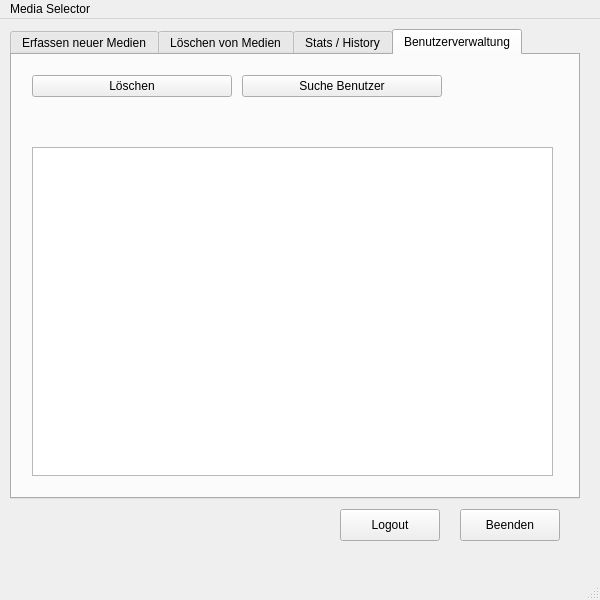
<?xml version="1.0" encoding="UTF-8"?>
<ui version="4.0">
 <class>MainWindow</class>
 <widget class="QMainWindow" name="MainWindow">
  <property name="geometry">
   <rect>
    <x>0</x>
    <y>0</y>
    <width>600</width>
    <height>600</height>
   </rect>
  </property>
  <property name="minimumSize">
   <size>
    <width>600</width>
    <height>600</height>
   </size>
  </property>
  <property name="maximumSize">
   <size>
    <width>1000</width>
    <height>1000</height>
   </size>
  </property>
  <property name="windowTitle">
   <string>MediaSelector</string>
  </property>
  <widget class="QWidget" name="centralwidget">
   <widget class="QPushButton" name="pushButtonQuit">
    <property name="geometry">
     <rect>
      <x>460</x>
      <y>490</y>
      <width>100</width>
      <height>32</height>
     </rect>
    </property>
    <property name="statusTip">
     <string>Schließen der App</string>
    </property>
    <property name="text">
     <string>Beenden</string>
    </property>
   </widget>
   <widget class="QTabWidget" name="tabWidgetStats">
    <property name="geometry">
     <rect>
      <x>10</x>
      <y>10</y>
      <width>570</width>
      <height>470</height>
     </rect>
    </property>
    <property name="statusTip">
     <string/>
    </property>
    <property name="whatsThis">
     <string/>
    </property>
    <property name="accessibleName">
     <string/>
    </property>
    <property name="currentIndex">
     <number>3</number>
    </property>
    <widget class="QWidget" name="tabAddMedia">
     <attribute name="title">
      <string>Erfassen neuer Medien</string>
     </attribute>
     <widget class="QTabWidget" name="tabAddMediaCollection">
      <property name="geometry">
       <rect>
        <x>29</x>
        <y>10</y>
        <width>510</width>
        <height>411</height>
       </rect>
      </property>
      <property name="statusTip">
       <string>Wähle den aktuellen Zustand der Zeitung</string>
      </property>
      <property name="tabPosition">
       <enum>QTabWidget::North</enum>
      </property>
      <property name="currentIndex">
       <number>0</number>
      </property>
      <widget class="QWidget" name="tabBooks">
       <attribute name="title">
        <string>Bücher</string>
       </attribute>
       <widget class="QWidget" name="formLayoutWidget">
        <property name="geometry">
         <rect>
          <x>20</x>
          <y>10</y>
          <width>471</width>
          <height>351</height>
         </rect>
        </property>
        <layout class="QFormLayout" name="formLayoutBooks">
         <property name="labelAlignment">
          <set>Qt::AlignLeading|Qt::AlignLeft|Qt::AlignVCenter</set>
         </property>
         <property name="horizontalSpacing">
          <number>10</number>
         </property>
         <property name="verticalSpacing">
          <number>50</number>
         </property>
         <property name="leftMargin">
          <number>10</number>
         </property>
         <property name="topMargin">
          <number>10</number>
         </property>
         <property name="rightMargin">
          <number>10</number>
         </property>
         <property name="bottomMargin">
          <number>10</number>
         </property>
         <item row="0" column="0">
          <widget class="QLineEdit" name="lineEditISBN">
           <property name="minimumSize">
            <size>
             <width>200</width>
             <height>0</height>
            </size>
           </property>
           <property name="toolTip">
            <string>ISBN des Buches</string>
           </property>
           <property name="statusTip">
            <string>Eindeutige Identifikation des Buchs durchs ISBN</string>
           </property>
           <property name="whatsThis">
            <string/>
           </property>
           <property name="text">
            <string/>
           </property>
           <property name="placeholderText">
            <string>978-3-7471-0604-4</string>
           </property>
           <property name="clearButtonEnabled">
            <bool>true</bool>
           </property>
          </widget>
         </item>
         <item row="0" column="1">
          <widget class="QLineEdit" name="lineEditBookTitle">
           <property name="minimumSize">
            <size>
             <width>200</width>
             <height>0</height>
            </size>
           </property>
           <property name="statusTip">
            <string>Titel des Buchs</string>
           </property>
           <property name="placeholderText">
            <string>Der pragmatische Programmierer</string>
           </property>
           <property name="clearButtonEnabled">
            <bool>true</bool>
           </property>
          </widget>
         </item>
         <item row="1" column="0">
          <widget class="QLineEdit" name="lineEditBookPublisher">
           <property name="minimumSize">
            <size>
             <width>200</width>
             <height>0</height>
            </size>
           </property>
           <property name="statusTip">
            <string>Verlag des Werks</string>
           </property>
           <property name="placeholderText">
            <string>z.B.: Hubert Burda Media</string>
           </property>
           <property name="clearButtonEnabled">
            <bool>true</bool>
           </property>
          </widget>
         </item>
         <item row="1" column="1">
          <widget class="QLineEdit" name="lineEditBookAuthor">
           <property name="minimumSize">
            <size>
             <width>200</width>
             <height>0</height>
            </size>
           </property>
           <property name="statusTip">
            <string>Autor des Werks</string>
           </property>
           <property name="placeholderText">
            <string>Robert Cecil Martin</string>
           </property>
           <property name="clearButtonEnabled">
            <bool>true</bool>
           </property>
          </widget>
         </item>
         <item row="2" column="0">
          <widget class="QDateEdit" name="dateEditBookReleaseDate">
           <property name="minimumSize">
            <size>
             <width>200</width>
             <height>0</height>
            </size>
           </property>
           <property name="statusTip">
            <string>Erscheinungsdatum des Buches</string>
           </property>
           <property name="currentSection">
            <enum>QDateTimeEdit::DaySection</enum>
           </property>
           <property name="displayFormat">
            <string>dd.MM.yyyy</string>
           </property>
           <property name="date">
            <date>
             <year>2001</year>
             <month>9</month>
             <day>11</day>
            </date>
           </property>
          </widget>
         </item>
         <item row="2" column="1">
          <widget class="QLineEdit" name="lineEditBookGenre">
           <property name="minimumSize">
            <size>
             <width>200</width>
             <height>0</height>
            </size>
           </property>
           <property name="statusTip">
            <string>Genre des Werks</string>
           </property>
           <property name="placeholderText">
            <string>Informatik</string>
           </property>
           <property name="clearButtonEnabled">
            <bool>true</bool>
           </property>
          </widget>
         </item>
         <item row="3" column="0">
          <widget class="QComboBox" name="comboBoxBooksCondition">
           <property name="minimumSize">
            <size>
             <width>200</width>
             <height>0</height>
            </size>
           </property>
           <property name="mouseTracking">
            <bool>false</bool>
           </property>
           <property name="focusPolicy">
            <enum>Qt::TabFocus</enum>
           </property>
           <property name="statusTip">
            <string>Wähle den aktuellen Zustand des Buches </string>
           </property>
           <item>
            <property name="text">
             <string>neuwertig</string>
            </property>
           </item>
           <item>
            <property name="text">
             <string>leichte Gebrauchsspuren</string>
            </property>
           </item>
           <item>
            <property name="text">
             <string>normale Gebrauchsspuren</string>
            </property>
           </item>
           <item>
            <property name="text">
             <string>starke Gebrauchsspuren</string>
            </property>
           </item>
           <item>
            <property name="text">
             <string>abgenutzt</string>
            </property>
           </item>
          </widget>
         </item>
         <item row="3" column="1">
          <widget class="QLineEdit" name="lineEditBookLanguage">
           <property name="minimumSize">
            <size>
             <width>200</width>
             <height>0</height>
            </size>
           </property>
           <property name="statusTip">
            <string>Sprache des Werks</string>
           </property>
           <property name="placeholderText">
            <string>Koreanisch</string>
           </property>
           <property name="clearButtonEnabled">
            <bool>true</bool>
           </property>
          </widget>
         </item>
         <item row="4" column="0">
          <widget class="QPushButton" name="pushButtonBookSave">
           <property name="minimumSize">
            <size>
             <width>200</width>
             <height>0</height>
            </size>
           </property>
           <property name="statusTip">
            <string>Speichert die gemachten Angaben in der Datenbank</string>
           </property>
           <property name="text">
            <string>Speichern</string>
           </property>
          </widget>
         </item>
         <item row="4" column="1">
          <widget class="QPushButton" name="pushButtonBookClearAll">
           <property name="minimumSize">
            <size>
             <width>200</width>
             <height>0</height>
            </size>
           </property>
           <property name="statusTip">
            <string>Löscht die gemachten Angaben aus den Steuerungselementen</string>
           </property>
           <property name="text">
            <string>Eingaben löschen</string>
           </property>
          </widget>
         </item>
        </layout>
       </widget>
      </widget>
      <widget class="QWidget" name="tabMagazines">
       <attribute name="title">
        <string>Zeitschriften</string>
       </attribute>
       <widget class="QWidget" name="formLayoutWidget_2">
        <property name="geometry">
         <rect>
          <x>20</x>
          <y>20</y>
          <width>471</width>
          <height>341</height>
         </rect>
        </property>
        <layout class="QFormLayout" name="formLayoutMagazines">
         <property name="labelAlignment">
          <set>Qt::AlignLeading|Qt::AlignLeft|Qt::AlignVCenter</set>
         </property>
         <property name="horizontalSpacing">
          <number>10</number>
         </property>
         <property name="verticalSpacing">
          <number>50</number>
         </property>
         <property name="leftMargin">
          <number>10</number>
         </property>
         <property name="topMargin">
          <number>10</number>
         </property>
         <property name="rightMargin">
          <number>10</number>
         </property>
         <property name="bottomMargin">
          <number>10</number>
         </property>
         <item row="0" column="0">
          <widget class="QLineEdit" name="lineEditISSN">
           <property name="minimumSize">
            <size>
             <width>200</width>
             <height>0</height>
            </size>
           </property>
           <property name="statusTip">
            <string>Eindeutige Identifikationsnummer der Zeitschrift</string>
           </property>
           <property name="placeholderText">
            <string>1234-4567</string>
           </property>
           <property name="clearButtonEnabled">
            <bool>true</bool>
           </property>
          </widget>
         </item>
         <item row="0" column="1">
          <widget class="QLineEdit" name="lineEditMagazineTitle">
           <property name="minimumSize">
            <size>
             <width>200</width>
             <height>0</height>
            </size>
           </property>
           <property name="statusTip">
            <string>Titel der Zeitschrift</string>
           </property>
           <property name="placeholderText">
            <string>C't 2023</string>
           </property>
           <property name="clearButtonEnabled">
            <bool>true</bool>
           </property>
          </widget>
         </item>
         <item row="1" column="0">
          <widget class="QLineEdit" name="lineEditMagazinePublisher">
           <property name="minimumSize">
            <size>
             <width>200</width>
             <height>0</height>
            </size>
           </property>
           <property name="statusTip">
            <string>Verlag der Zeitschrift</string>
           </property>
           <property name="placeholderText">
            <string>z.B.: Hubert Burda Media</string>
           </property>
           <property name="clearButtonEnabled">
            <bool>true</bool>
           </property>
          </widget>
         </item>
         <item row="1" column="1">
          <widget class="QLineEdit" name="lineEditMagazineGenre">
           <property name="minimumSize">
            <size>
             <width>200</width>
             <height>0</height>
            </size>
           </property>
           <property name="statusTip">
            <string>Thema der Zeitschrift</string>
           </property>
           <property name="placeholderText">
            <string>Wissenschaft</string>
           </property>
           <property name="clearButtonEnabled">
            <bool>true</bool>
           </property>
          </widget>
         </item>
         <item row="2" column="0">
          <widget class="QDateEdit" name="dateEditMagazineReleaseDate">
           <property name="minimumSize">
            <size>
             <width>200</width>
             <height>0</height>
            </size>
           </property>
           <property name="statusTip">
            <string>Erscheinungsdatum der Zeitschrift</string>
           </property>
           <property name="displayFormat">
            <string>dd.MM.yyyy</string>
           </property>
           <property name="date">
            <date>
             <year>2001</year>
             <month>9</month>
             <day>11</day>
            </date>
           </property>
          </widget>
         </item>
         <item row="3" column="0">
          <widget class="QComboBox" name="comboBoxMagazinesCondition">
           <property name="minimumSize">
            <size>
             <width>200</width>
             <height>0</height>
            </size>
           </property>
           <property name="placeholderText">
            <string/>
           </property>
           <item>
            <property name="text">
             <string>neuwertig</string>
            </property>
           </item>
           <item>
            <property name="text">
             <string>leichte Gebrauchsspuren</string>
            </property>
           </item>
           <item>
            <property name="text">
             <string>normale Gebrauchsspuren</string>
            </property>
           </item>
           <item>
            <property name="text">
             <string>schwere Gebrauchsspuren</string>
            </property>
           </item>
           <item>
            <property name="text">
             <string>abgenutzt</string>
            </property>
           </item>
          </widget>
         </item>
         <item row="4" column="0">
          <widget class="QPushButton" name="pushButtonMagazineSave">
           <property name="minimumSize">
            <size>
             <width>200</width>
             <height>0</height>
            </size>
           </property>
           <property name="statusTip">
            <string>Speichert die gemachten Angaben in der Datenbank</string>
           </property>
           <property name="text">
            <string>Speichern</string>
           </property>
          </widget>
         </item>
         <item row="4" column="1">
          <widget class="QPushButton" name="pushButtonMagazineClearAll">
           <property name="minimumSize">
            <size>
             <width>200</width>
             <height>0</height>
            </size>
           </property>
           <property name="statusTip">
            <string>Löscht die gemachten Angaben aus den Steuerungselementen</string>
           </property>
           <property name="text">
            <string>Eingaben löschen</string>
           </property>
          </widget>
         </item>
         <item row="3" column="1">
          <widget class="QComboBox" name="comboBoxMagazinePublishingRate">
           <property name="minimumSize">
            <size>
             <width>200</width>
             <height>0</height>
            </size>
           </property>
           <property name="statusTip">
            <string>Veröffentlichungs-Zyklus</string>
           </property>
           <item>
            <property name="text">
             <string>monatlich</string>
            </property>
           </item>
           <item>
            <property name="text">
             <string>vierteljährlich</string>
            </property>
           </item>
           <item>
            <property name="text">
             <string>halbjährlich</string>
            </property>
           </item>
           <item>
            <property name="text">
             <string>jährlich</string>
            </property>
           </item>
          </widget>
         </item>
         <item row="2" column="1">
          <widget class="QLineEdit" name="lineEditMagazineLanguage">
           <property name="minimumSize">
            <size>
             <width>200</width>
             <height>0</height>
            </size>
           </property>
           <property name="statusTip">
            <string>Sprache des Werks</string>
           </property>
           <property name="placeholderText">
            <string>Koreanisch</string>
           </property>
          </widget>
         </item>
        </layout>
       </widget>
      </widget>
      <widget class="QWidget" name="tabOtherMedia">
       <attribute name="title">
        <string>Andere Medien</string>
       </attribute>
       <widget class="QWidget" name="formLayoutWidget_3">
        <property name="geometry">
         <rect>
          <x>10</x>
          <y>10</y>
          <width>481</width>
          <height>361</height>
         </rect>
        </property>
        <layout class="QFormLayout" name="formLayoutOthers">
         <property name="labelAlignment">
          <set>Qt::AlignLeading|Qt::AlignLeft|Qt::AlignVCenter</set>
         </property>
         <property name="horizontalSpacing">
          <number>10</number>
         </property>
         <property name="verticalSpacing">
          <number>50</number>
         </property>
         <property name="leftMargin">
          <number>10</number>
         </property>
         <property name="topMargin">
          <number>10</number>
         </property>
         <property name="rightMargin">
          <number>10</number>
         </property>
         <property name="bottomMargin">
          <number>10</number>
         </property>
         <item row="0" column="0">
          <widget class="QLineEdit" name="lineEditOthersNumber">
           <property name="minimumSize">
            <size>
             <width>200</width>
             <height>0</height>
            </size>
           </property>
           <property name="statusTip">
            <string>Falls vorhanden, eine eindeutige Identifikationsnummer</string>
           </property>
           <property name="placeholderText">
            <string>z. B.: 12345-A234-X1290734</string>
           </property>
          </widget>
         </item>
         <item row="0" column="1">
          <widget class="QLineEdit" name="lineEditOthersTitle">
           <property name="minimumSize">
            <size>
             <width>200</width>
             <height>0</height>
            </size>
           </property>
           <property name="statusTip">
            <string>Name des neuen Mediums</string>
           </property>
           <property name="placeholderText">
            <string>z.B.: Kopfhörer, Atlanten oder CD's</string>
           </property>
           <property name="clearButtonEnabled">
            <bool>true</bool>
           </property>
          </widget>
         </item>
         <item row="1" column="1">
          <widget class="QLineEdit" name="lineEditOthersPublisher">
           <property name="minimumSize">
            <size>
             <width>200</width>
             <height>0</height>
            </size>
           </property>
           <property name="statusTip">
            <string>Hersteller oder Verleger des einzutragenden Mediums</string>
           </property>
           <property name="placeholderText">
            <string>z.B.: Samsung</string>
           </property>
           <property name="clearButtonEnabled">
            <bool>true</bool>
           </property>
          </widget>
         </item>
         <item row="1" column="0">
          <widget class="QComboBox" name="comboBoxOthersCondition">
           <property name="minimumSize">
            <size>
             <width>200</width>
             <height>0</height>
            </size>
           </property>
           <property name="statusTip">
            <string>Wähle den Status des neuen Mediums</string>
           </property>
           <item>
            <property name="text">
             <string>neuwertig</string>
            </property>
           </item>
           <item>
            <property name="text">
             <string>leichte Gebrauchsspuren</string>
            </property>
           </item>
           <item>
            <property name="text">
             <string>normale Gebrauchsspuren</string>
            </property>
           </item>
           <item>
            <property name="text">
             <string>schwere Gebrauchsspuren</string>
            </property>
           </item>
           <item>
            <property name="text">
             <string>abgenutzt</string>
            </property>
           </item>
          </widget>
         </item>
         <item row="2" column="0" colspan="2">
          <widget class="QPlainTextEdit" name="plainTextEditOthersDescription">
           <property name="statusTip">
            <string>Füge eine treffene Beschreibung des neuen Artikels ein</string>
           </property>
           <property name="placeholderText">
            <string>z.B.: Kopfhörer leicht beschädigt, Oberkante zerkratzt, voll Funktionsfähig, Farbe Blau, kabellos</string>
           </property>
          </widget>
         </item>
         <item row="3" column="0">
          <widget class="QPushButton" name="pushButtonOthersSave">
           <property name="minimumSize">
            <size>
             <width>200</width>
             <height>0</height>
            </size>
           </property>
           <property name="statusTip">
            <string>Speichert die gemachten Angaben in der Datenbank</string>
           </property>
           <property name="text">
            <string>Speichern</string>
           </property>
          </widget>
         </item>
         <item row="3" column="1">
          <widget class="QPushButton" name="pushButtonOthersClearAll">
           <property name="minimumSize">
            <size>
             <width>200</width>
             <height>0</height>
            </size>
           </property>
           <property name="statusTip">
            <string>Löscht die gemachten Angaben aus den Steuerungselementen</string>
           </property>
           <property name="text">
            <string>Eingaben löschen</string>
           </property>
          </widget>
         </item>
        </layout>
       </widget>
      </widget>
     </widget>
    </widget>
    <widget class="QWidget" name="tabDeleteMedia">
     <attribute name="title">
      <string>Löschen von Medien</string>
     </attribute>
     <widget class="QWidget" name="formLayoutWidget_4">
      <property name="geometry">
       <rect>
        <x>20</x>
        <y>10</y>
        <width>531</width>
        <height>628</height>
       </rect>
      </property>
      <layout class="QFormLayout" name="formLayoutDeleteMedia">
       <property name="labelAlignment">
        <set>Qt::AlignLeading|Qt::AlignLeft|Qt::AlignVCenter</set>
       </property>
       <property name="horizontalSpacing">
        <number>10</number>
       </property>
       <property name="verticalSpacing">
        <number>50</number>
       </property>
       <property name="leftMargin">
        <number>10</number>
       </property>
       <property name="topMargin">
        <number>10</number>
       </property>
       <property name="rightMargin">
        <number>10</number>
       </property>
       <property name="bottomMargin">
        <number>10</number>
       </property>
       <item row="0" column="0">
        <widget class="QLineEdit" name="lineEditSearchKeyword">
         <property name="enabled">
          <bool>false</bool>
         </property>
         <property name="minimumSize">
          <size>
           <width>200</width>
           <height>0</height>
          </size>
         </property>
         <property name="statusTip">
          <string>Stichwort, um die Suche einzugrenzen</string>
         </property>
         <property name="placeholderText">
          <string>z.B.: programming</string>
         </property>
         <property name="clearButtonEnabled">
          <bool>true</bool>
         </property>
        </widget>
       </item>
       <item row="0" column="1">
        <widget class="QComboBox" name="comboBoxFilterKeywords">
         <property name="minimumSize">
          <size>
           <width>200</width>
           <height>0</height>
          </size>
         </property>
         <property name="statusTip">
          <string>Setze einen Filter, um genauere Ergebnisse zu bekommen</string>
         </property>
         <property name="placeholderText">
          <string/>
         </property>
         <item>
          <property name="text">
           <string>Zeitschriften</string>
          </property>
         </item>
         <item>
          <property name="text">
           <string>Bücher</string>
          </property>
         </item>
         <item>
          <property name="text">
           <string>Andere Medien</string>
          </property>
         </item>
        </widget>
       </item>
       <item row="1" column="1">
        <widget class="QPushButton" name="pushButtonSearchAllMedia">
         <property name="maximumSize">
          <size>
           <width>150</width>
           <height>16777215</height>
          </size>
         </property>
         <property name="statusTip">
          <string>Startet die Suche nach dem gesamten Inhalt der Datenbank</string>
         </property>
         <property name="text">
          <string>Alles Suchen</string>
         </property>
        </widget>
       </item>
       <item row="1" column="0">
        <widget class="QPushButton" name="pushButtonDeleteMedia">
         <property name="minimumSize">
          <size>
           <width>150</width>
           <height>0</height>
          </size>
         </property>
         <property name="maximumSize">
          <size>
           <width>150</width>
           <height>16777215</height>
          </size>
         </property>
         <property name="statusTip">
          <string>Löscht den ausgewählten Eintrag aus der Datenbank</string>
         </property>
         <property name="text">
          <string>Eintrag löschen</string>
         </property>
        </widget>
       </item>
       <item row="2" column="0" colspan="2">
        <widget class="QTableView" name="tableView">
         <property name="sizePolicy">
          <sizepolicy hsizetype="Expanding" vsizetype="Maximum">
           <horstretch>0</horstretch>
           <verstretch>0</verstretch>
          </sizepolicy>
         </property>
         <property name="statusTip">
          <string>In der Datenbank</string>
         </property>
        </widget>
       </item>
      </layout>
     </widget>
    </widget>
    <widget class="QWidget" name="tabStats">
     <attribute name="title">
      <string>Stats / History</string>
     </attribute>
     <widget class="QWidget" name="formLayoutWidget_5">
      <property name="geometry">
       <rect>
        <x>10</x>
        <y>10</y>
        <width>541</width>
        <height>421</height>
       </rect>
      </property>
      <layout class="QFormLayout" name="formLayoutStats">
       <property name="horizontalSpacing">
        <number>10</number>
       </property>
       <property name="verticalSpacing">
        <number>50</number>
       </property>
       <property name="leftMargin">
        <number>10</number>
       </property>
       <property name="topMargin">
        <number>10</number>
       </property>
       <property name="rightMargin">
        <number>10</number>
       </property>
       <item row="0" column="0" colspan="2">
        <widget class="QGraphicsView" name="graphicsView">
         <property name="enabled">
          <bool>false</bool>
         </property>
        </widget>
       </item>
      </layout>
     </widget>
    </widget>
    <widget class="QWidget" name="tabUserAdministration">
     <attribute name="title">
      <string>Benutzerverwaltung</string>
     </attribute>
     <widget class="QWidget" name="formLayoutWidget_6">
      <property name="geometry">
       <rect>
        <x>10</x>
        <y>10</y>
        <width>541</width>
        <height>421</height>
       </rect>
      </property>
      <layout class="QFormLayout" name="formLayout">
       <property name="horizontalSpacing">
        <number>10</number>
       </property>
       <property name="verticalSpacing">
        <number>50</number>
       </property>
       <property name="leftMargin">
        <number>10</number>
       </property>
       <property name="topMargin">
        <number>10</number>
       </property>
       <property name="rightMargin">
        <number>10</number>
       </property>
       <property name="bottomMargin">
        <number>10</number>
       </property>
       <item row="0" column="0">
        <widget class="QPushButton" name="pushButtonDeleteUser">
         <property name="minimumSize">
          <size>
           <width>200</width>
           <height>0</height>
          </size>
         </property>
         <property name="maximumSize">
          <size>
           <width>200</width>
           <height>16777215</height>
          </size>
         </property>
         <property name="text">
          <string>Löschen</string>
         </property>
        </widget>
       </item>
       <item row="1" column="0" colspan="2">
        <widget class="QTableView" name="tableViewUsers"/>
       </item>
       <item row="0" column="1">
        <widget class="QPushButton" name="pushButtonSearchUser">
         <property name="minimumSize">
          <size>
           <width>200</width>
           <height>0</height>
          </size>
         </property>
         <property name="maximumSize">
          <size>
           <width>200</width>
           <height>16777215</height>
          </size>
         </property>
         <property name="text">
          <string>Suche Benutzer</string>
         </property>
        </widget>
       </item>
      </layout>
     </widget>
    </widget>
   </widget>
   <widget class="QPushButton" name="pushButtonLogout">
    <property name="geometry">
     <rect>
      <x>340</x>
      <y>490</y>
      <width>100</width>
      <height>32</height>
     </rect>
    </property>
    <property name="statusTip">
     <string>Kehre zur Login-Maske zurück</string>
    </property>
    <property name="text">
     <string>Logout</string>
    </property>
   </widget>
  </widget>
  <widget class="QMenuBar" name="menubar">
   <property name="geometry">
    <rect>
     <x>0</x>
     <y>0</y>
     <width>600</width>
     <height>43</height>
    </rect>
   </property>
   <widget class="QMenu" name="menuMedia_Selector">
    <property name="title">
     <string>Media Selector</string>
    </property>
   </widget>
   <addaction name="menuMedia_Selector"/>
  </widget>
  <widget class="QStatusBar" name="statusbar"/>
 </widget>
 <resources/>
 <connections/>
</ui>
